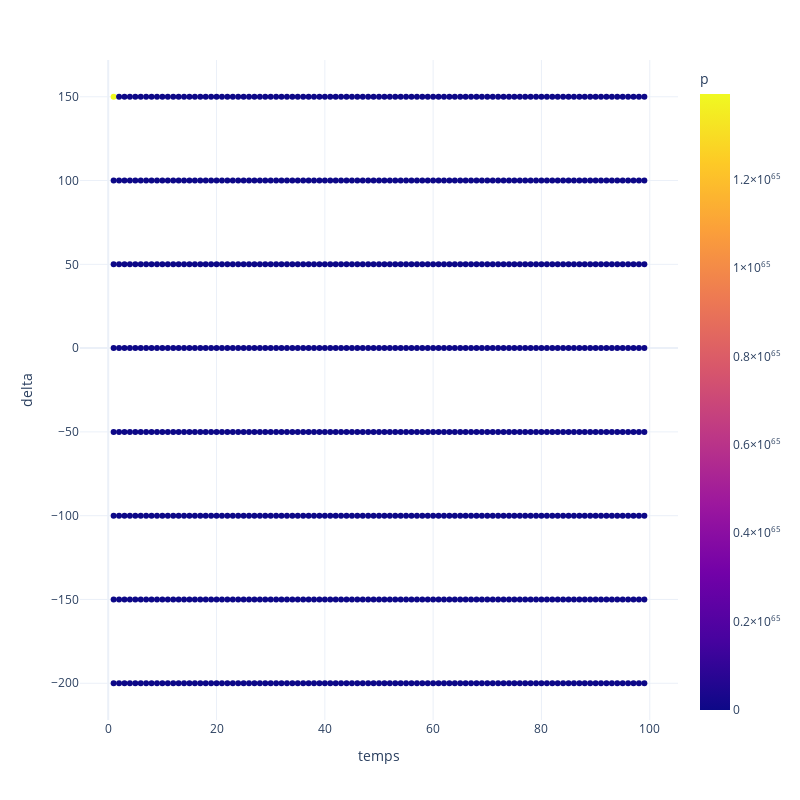

Notebook code for this chart:
### Code cell
iters = list(itertools.product(new_sol, temps))
df = pd.DataFrame(iters, columns=["new_sol", "temps"])
df = (df
      .assign(actual_sol = 1100,
              delta = lambda df_: df_.new_sol - df_.actual_sol,        
              p = lambda df_: np.exp(df_.delta/df_.temps)))

px.scatter(df,"temps", "delta", color = "p", height=800, width=800, template="plotly_white")

### Figure 1 — Plotly figure (JSON) as saved in the notebook; plotly's stock layout.template omitted (floating-point values rounded to 4 significant figures; data arrays with more than 128 entries replaced by an {"elided": "..."} marker saying what was removed)
{"data": [{"hovertemplate": "temps=%{x}<br>delta=%{y}<br>p=%{marker.color}<extra></extra>", "legendgroup": "", "marker": {"color": {"elided": "792 float values"}, "coloraxis": "coloraxis", "symbol": "circle"}, "mode": "markers", "name": "", "orientation": "v", "showlegend": false, "type": "scatter", "x": {"elided": "792 int values"}, "xaxis": "x", "y": {"elided": "792 int values"}, "yaxis": "y"}], "layout": {"coloraxis": {"colorbar": {"title": {"text": "p"}}, "colorscale": [[0, "#0d0887"], [0.1111, "#46039f"], [0.2222, "#7201a8"], [0.3333, "#9c179e"], [0.4444, "#bd3786"], [0.5556, "#d8576b"], [0.6667, "#ed7953"], [0.7778, "#fb9f3a"], [0.8889, "#fdca26"], [1, "#f0f921"]]}, "height": 800, "legend": {"tracegroupgap": 0}, "margin": {"t": 60}, "width": 800, "xaxis": {"anchor": "y", "domain": [0, 1], "title": {"text": "temps"}}, "yaxis": {"anchor": "x", "domain": [0, 1], "title": {"text": "delta"}}}}
